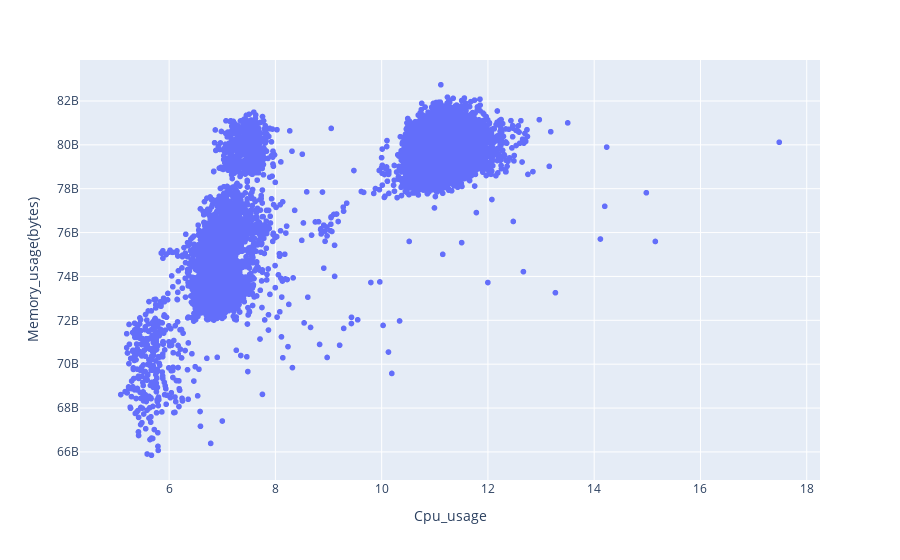

The code cell stored with this chart in its notebook:
### Code cell
fig = px.scatter(sample_df, x="Cpu_usage", y="Memory_usage(bytes)")
fig.show()

### Figure 1 — Plotly figure (JSON) as saved in the notebook; plotly's stock layout.template omitted (floating-point values rounded to 4 significant figures; data arrays with more than 128 entries replaced by an {"elided": "..."} marker saying what was removed)
{"data": [{"hovertemplate": "Cpu_usage=%{x}<br>Memory_usage(bytes)=%{y}<extra></extra>", "legendgroup": "", "marker": {"color": "#636efa", "symbol": "circle"}, "mode": "markers", "name": "", "showlegend": false, "type": "scattergl", "x": {"elided": "10081 float values"}, "xaxis": "x", "y": {"elided": "10081 int values"}, "yaxis": "y"}], "layout": {"autosize": true, "legend": {"tracegroupgap": 0}, "margin": {"t": 60}, "xaxis": {"anchor": "y", "autorange": true, "domain": [0, 1], "range": [4.331, 18.24], "title": {"text": "Cpu_usage"}, "type": "linear"}, "yaxis": {"anchor": "x", "autorange": true, "domain": [0, 1], "range": [64540000000.0, 84050000000.0], "title": {"text": "Memory_usage(bytes)"}, "type": "linear"}}}
